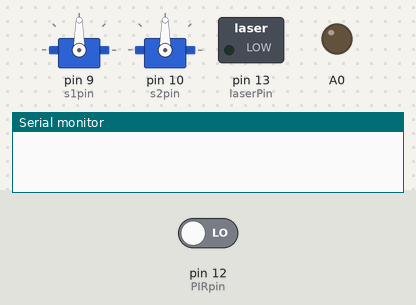
Bench run of a sketch on a simulated Arduino Uno, built with avr-gcc and run on an emulated ATmega328P. On the bench: 2 × servo, switched loads named in the sketch (green lamp = pin HIGH), output pins drawn as LEDs (lit = HIGH), the last lines printed to the serial monitor. The inputs (shaded band) are chosen by the test bench; at power-on: pin 12 (PIRpin) LOW. Random numbers use the default seed unless the sketch sets one.

Above: at 1.2 s.
1.3 s: pin 12 (PIRpin) driven HIGH
At 4.7 s:
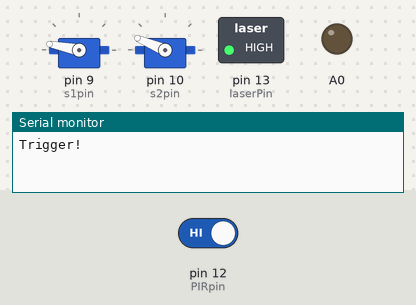
At 6.1 s:
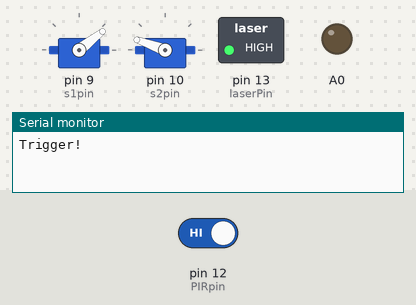
Timing chart, 0 to 21.1 s (numbered marks = the images above; inputs shaded):
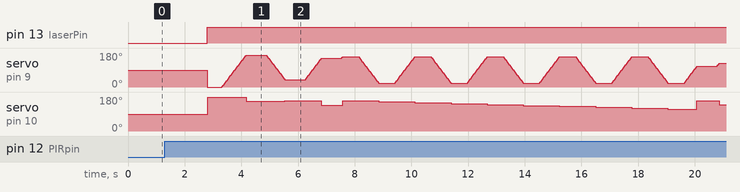

The sketch:

testing.ino
```cpp
#include <Servo.h>

Servo s1;  // create servo objects to control a servo
Servo s2;
int s1pin = 9;
int s2pin = 10;
int PIRpin = 12;
int laserPin = 13;

void setup() {
  s1.attach(s1pin,600,2300);  // (pin, min, max)
  s2.attach(s2pin,600,2300);
  pinMode(PIRpin, INPUT);
  pinMode(laserPin, OUTPUT);
  pinMode(A0, OUTPUT);
  Serial.begin(9600);
}


bool detectMotion(){
  int stat = digitalRead(PIRpin);
  if(stat == HIGH){
    return true;
  }else{
    return false;
  }
}

bool trigger(){
  int d=1000; // adjust the sensitivity to motion
  if(detectMotion()){
    delay(d);
    if(detectMotion()){
      delay(d/2);
      if(detectMotion()){
        return true;
      }
    }
  }return false;
}

class LaserPointer{     //object to represent the laser pointer mechanism
  private:              //the object can then have a handful of pre-made 'behaviors' or movement patterns
    int minX = 0;       //min X bound
    int maxX = 180;     //max X bound
    int minY = 0;       //min Y bound
    int maxY = 95;      //max Y bound
    int currentX = 0;   //track current X position
    int currentY = 0;   //track current Y position
    int msc = 5;        //movement speed constant
  public:
    int de = 350;
    void laserOn(){     //turn on laser diode
      digitalWrite(laserPin, HIGH);
    }
    void laserOff(){    //turn off laser diode
      digitalWrite(laserPin, LOW);
    }
    void setX(int x){   //set x position. The X movements will be slowed, and the speed can be controlled by changing the movement speed constant
      if(x>=minX && x<=maxX){
        if(x<currentX){
          for(int i = currentX; i>= x; i--){
            s1.write(i);
            delay(msc);
          }
        }else{
          for (int i = currentX; i<=x; i++){
            s1.write(i);
            delay(msc);
          }
        }
        s1.write(x);
        currentX=x;
      }
    }
    void setY(int y){   //the Y will move instantly, because the Y range of motion is much smaller and doesn't benifit much from being artificially slowed
      if(y>=minY && y<=maxY){
        y = 180-y;
        s2.write(y);
        currentY=y;
      }
    }
    void z(){           //move in a 'Z' pattern (broken with introduction of slowed X movement)
      setX(20);
      setY(0);
      delay(de);
      setY(65);
      delay(de);
      setX(140);
      setY(0);
      delay(de);
      setY(65);
      delay(de);
    };
    void backAndForth(){  // alternatve moving to the left and right, raising the Y by a little bit each time
      int left = 20;
      int right = 160;
      for(int i = 0; i < 10; i++){
        int y = 20+i*5;
        if(i%2){//alternate setting x left or right while incrementing y by 5
          setX(left);
          setY(y);
        }else{
          setX(right);
          setY(y);
        }
        delay(de*1.6);
      }

    }
    void randomMoves(int moves){  //make N random movements
      for (int i = 0; i < moves; i++){
        int x1=random(minX,maxX);
        int y1=random(minY,maxY-25);
        setX(x1);
        setY(y1);
        delay(de*2);
      }
    }
    void wiggle(){
      setY(30);
      for(int i = 0; i < 5; i++){
        setX(60);
        delay(de*1.2);
        setX(100);
        delay(de*1.2);
      }
    }
    void upDown(){
      int top = 40;
      int bottom = 5;
      for(int i = 0; i < 6; i++){
        setX(40+i*10);
        setY(bottom);
        delay(de*1.5);
        setY(top);
        delay(de*1.5);
      }
    }
};

void testShake(){       //used to test the servo motors
  s1.write(0);
  delay(1000);
  s1.write(180);
  delay(1000);
}

LaserPointer p;

void loop() {
  if(trigger()){
    Serial.println("Trigger!");
    p.laserOn();
    p.setX(0);
    p.setY(0);
    delay(500);
    int c = 0;
    while(detectMotion()){        //continute activating if there is motion in front of the toy
      c++;
      p.randomMoves(random(2,4));
      int r = random(0,4);        //generate a random number to simulate random behavior
      switch(r){
        case 1:
          p.z();
          break;
        case 2:
          p.backAndForth();
          break;
        case 3:
          p.wiggle();
          break;
        case 4:
          p.upDown();
          break;
      }
    }
    p.laserOff();
  }
}
```

Measured:
- after the input at 1.3 s, pin 13 (laserPin): LOW → HIGH after 1.5 s; servo on pin 10 (s2pin): 90° → 180° after 1.5 s, → 157° 1.4 s later, → 160° 1.4 s later, → 136° 1.3 s later, … (16 changes in this stretch)
